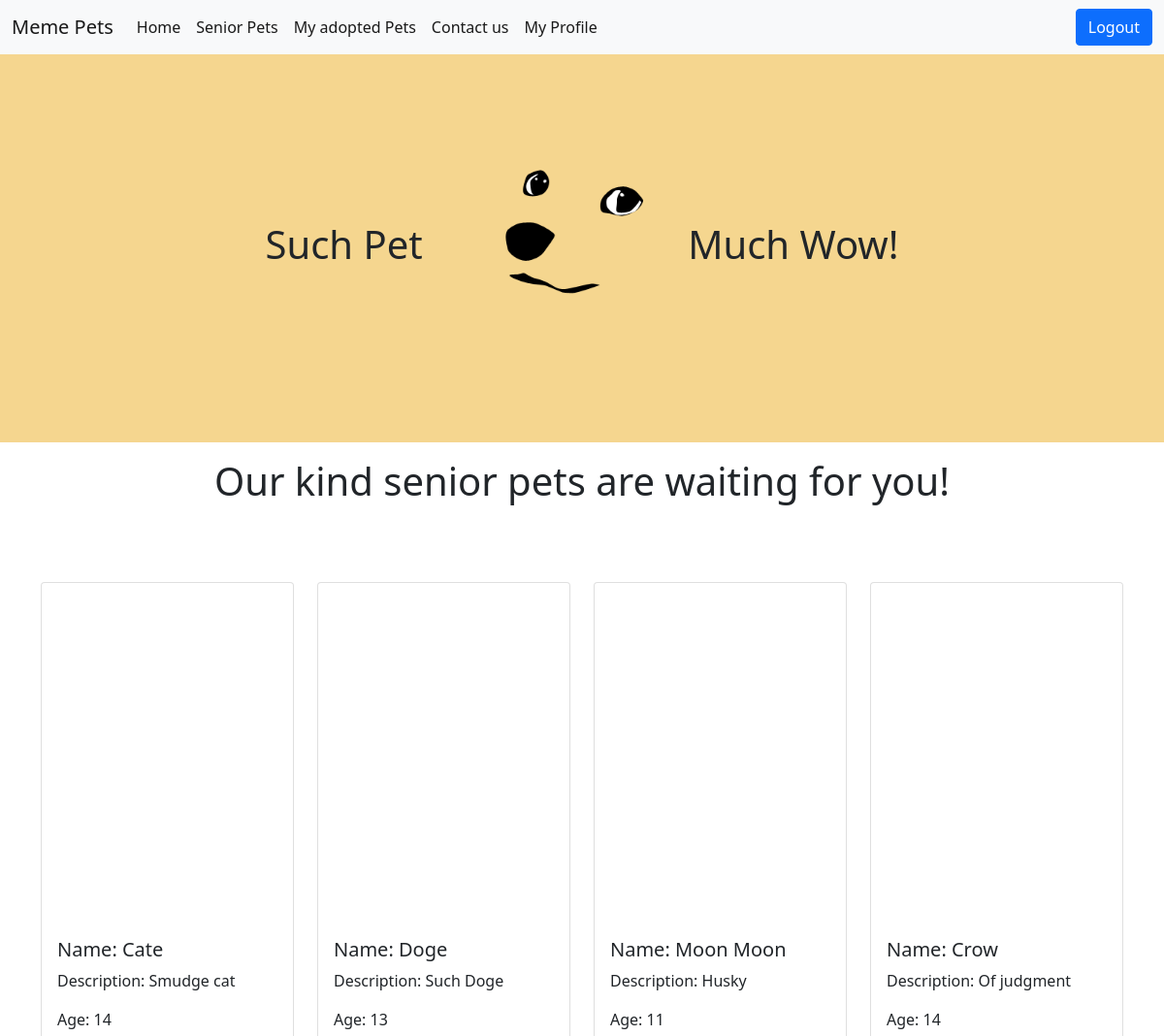
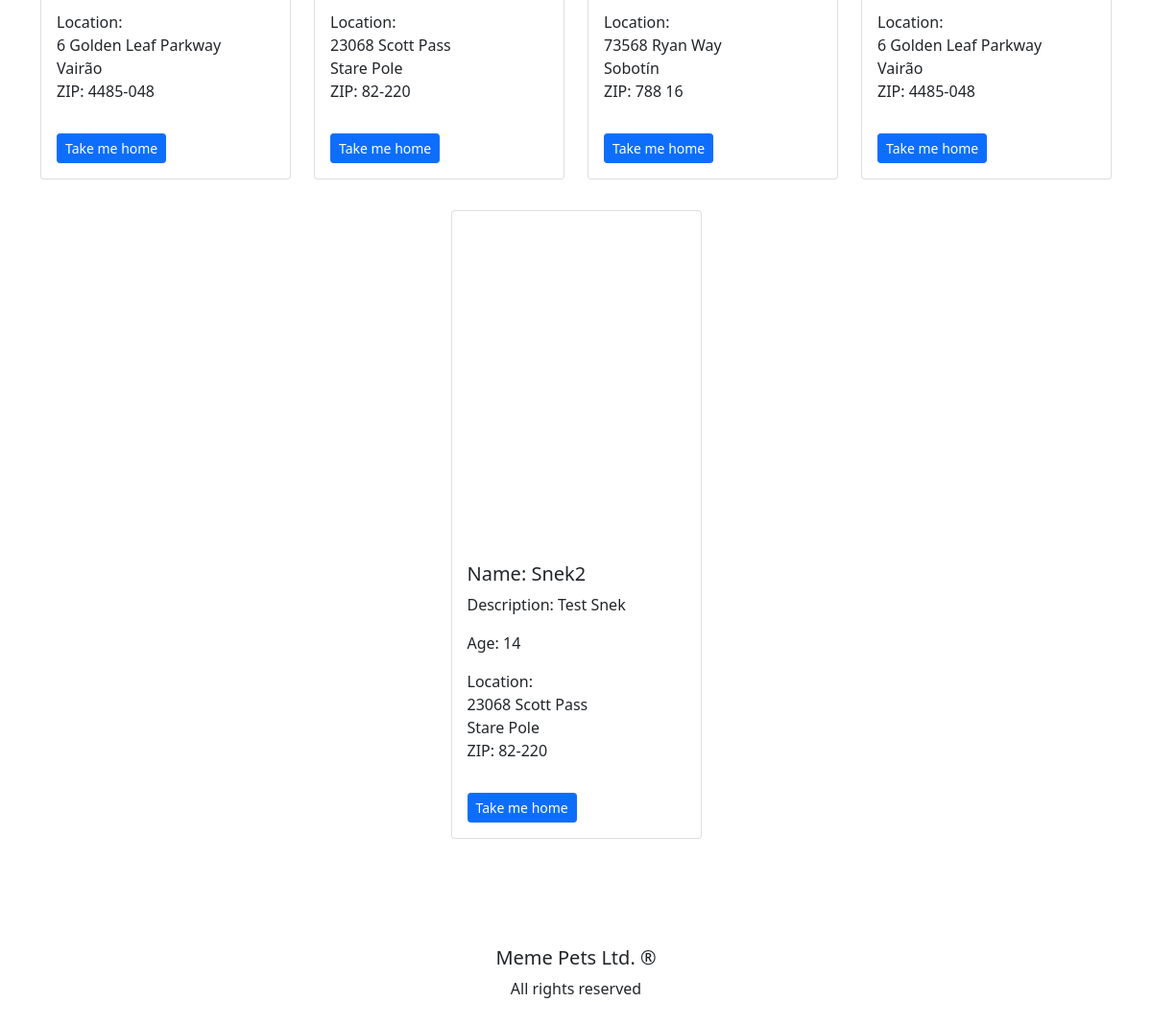
Page /senior.php (signed in) on the committed database (2 pictures, top to bottom).
### tables this page shows
CREATE TABLE `animals` (
  `animal_id` int(11) UNSIGNED NOT NULL,
  `location_id` int(11) UNSIGNED NOT NULL,
  `name` varchar(255) NOT NULL,
  `description` varchar(500) NOT NULL,
  `hobbies` varchar(255) NOT NULL,
  `age` varchar(10) NOT NULL,
  `picture` varchar(255) DEFAULT NULL,
  `status` enum('available','adopted') DEFAULT 'available',
  `type` enum('small','large') DEFAULT NULL
);

CREATE TABLE `location` (
  `location_id` int(11) UNSIGNED NOT NULL,
  `city` varchar(255) NOT NULL,
  `zip` varchar(255) NOT NULL,
  `address` varchar(255) NOT NULL
);

### components/functions.php (the view, shortened to what this page needs)
<?php
    function showPet($img, $name, $description, $age, $address, $city, $zip, $id)
    {
        return "<div class=\"col-6 col-md-4 col-lg-3 my-3\">
            <div class=\"card\">
                <div style='background-image: url(".$img."); background-repeat: no-repeat; background-size: contain; height: 350px; background-position: center;'>
                </div>
                <div class=\"card-body\">
                    <h5 class=\"card-title\">Name: ".$name."</h5>
                    <p class=\"card-text\">Description: ".$description."</p>
                    <p class=\"card-text\">Age: ".$age."</p>
                    <p class=\"card-text\">Location:<br>".$address."<br>".$city."<br>ZIP: ".$zip."</p>
                </div>
                <div class=\"card-body\">
                    <a href='adopt.php?id=".$id."' class='btn btn-primary btn-sm'>Take me home</a>
                </div>
            </div>
        </div>";
    }
?>

### senior.php (shortened to what this page needs)
<?php
require_once 'actions/db_connect.php';
require_once 'components/functions.php';
?>
<!DOCTYPE html>
<html lang="en">
<head>
    <?php include_once 'components/bootcss.php';?>
</head>
<body>
    <header>
        <?php
            include_once 'components/navigation.php';
        ?>
    </header>
        <?php
            include_once 'components/homehero.php';
        ?>
    <div class="container">
        <h1 class="my-3 text-center">Our kind senior pets are waiting for you!</h1>
        <div class="row justify-content-evenly py-5">
            <?php
                $query = "SELECT * FROM animals LEFT JOIN location ON animals.location_id = location.location_id WHERE animals.age >= 8 AND animals.status = 'available'";
                $result = mysqli_query($connect, $query);
                for ($set = array(); $row = mysqli_fetch_assoc($result); $set[] = $row);
                    if(mysqli_num_rows($result)) {
                        foreach($set as $value){
                            echo showPet($value['picture'], $value['name'], $value['description'], $value['age'], $value['address'], $value['city'], $value['zip'], $value['animal_id']);
                            }
                    } else {
                        echo "<div>No data to display</div>";
                    }
            ?>
        </div>
    </div>
    <?php
        include_once 'components/footer.php';
    ?>
</body>
</html>

### rows in the picture
animals: name "Cate", description "Smudge cat", age "14", location.address "6 Golden Leaf Parkway", location.city "Vairão", location.zip "4485-048"
animals: name "Doge", description "Such Doge", age "13", location.address "23068 Scott Pass", location.city "Stare Pole", location.zip "82-220"
animals: name "Moon Moon", description "Husky", age "11", location.address "73568 Ryan Way", location.city "Sobotín", location.zip "788 16"
animals: name "Crow", description "Of judgment", age "14", location.address "6 Golden Leaf Parkway", location.city "Vairão", location.zip "4485-048"
animals: name "Snek2", description "Test Snek", age "14", location.address "23068 Scott Pass", location.city "Stare Pole", location.zip "82-220"
